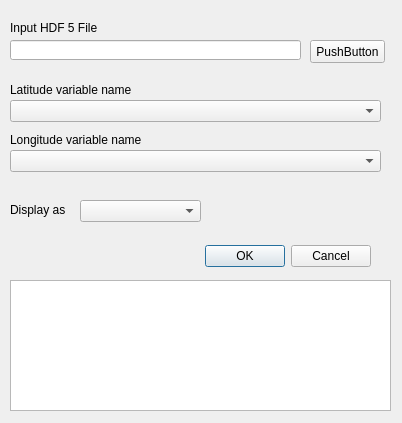
<?xml version="1.0" encoding="UTF-8"?>
<ui version="4.0">
 <class>Dialog</class>
 <widget class="QDialog" name="Dialog">
  <property name="geometry">
   <rect>
    <x>0</x>
    <y>0</y>
    <width>402</width>
    <height>423</height>
   </rect>
  </property>
  <property name="windowTitle">
   <string>Dialog</string>
  </property>
  <widget class="QDialogButtonBox" name="buttonBox">
   <property name="geometry">
    <rect>
     <x>30</x>
     <y>240</y>
     <width>341</width>
     <height>32</height>
    </rect>
   </property>
   <property name="orientation">
    <enum>Qt::Horizontal</enum>
   </property>
   <property name="standardButtons">
    <set>QDialogButtonBox::Cancel|QDialogButtonBox::Ok</set>
   </property>
  </widget>
  <widget class="QLineEdit" name="lineEdit">
   <property name="geometry">
    <rect>
     <x>10</x>
     <y>40</y>
     <width>291</width>
     <height>20</height>
    </rect>
   </property>
  </widget>
  <widget class="QPushButton" name="pushButton">
   <property name="geometry">
    <rect>
     <x>310</x>
     <y>40</y>
     <width>75</width>
     <height>23</height>
    </rect>
   </property>
   <property name="text">
    <string>PushButton</string>
   </property>
  </widget>
  <widget class="QComboBox" name="comboBox">
   <property name="geometry">
    <rect>
     <x>10</x>
     <y>100</y>
     <width>371</width>
     <height>22</height>
    </rect>
   </property>
  </widget>
  <widget class="QComboBox" name="comboBox_2">
   <property name="geometry">
    <rect>
     <x>10</x>
     <y>150</y>
     <width>371</width>
     <height>22</height>
    </rect>
   </property>
  </widget>
  <widget class="QComboBox" name="comboBox_3">
   <property name="geometry">
    <rect>
     <x>80</x>
     <y>200</y>
     <width>121</width>
     <height>22</height>
    </rect>
   </property>
  </widget>
  <widget class="QTextEdit" name="textEdit">
   <property name="geometry">
    <rect>
     <x>10</x>
     <y>280</y>
     <width>381</width>
     <height>131</height>
    </rect>
   </property>
  </widget>
  <widget class="QLabel" name="label">
   <property name="geometry">
    <rect>
     <x>10</x>
     <y>20</y>
     <width>191</width>
     <height>16</height>
    </rect>
   </property>
   <property name="text">
    <string>Input HDF 5 File</string>
   </property>
  </widget>
  <widget class="QLabel" name="label_2">
   <property name="geometry">
    <rect>
     <x>10</x>
     <y>80</y>
     <width>201</width>
     <height>20</height>
    </rect>
   </property>
   <property name="text">
    <string>Latitude variable name</string>
   </property>
  </widget>
  <widget class="QLabel" name="label_3">
   <property name="geometry">
    <rect>
     <x>10</x>
     <y>130</y>
     <width>211</width>
     <height>20</height>
    </rect>
   </property>
   <property name="text">
    <string>Longitude variable name</string>
   </property>
  </widget>
  <widget class="QLabel" name="label_4">
   <property name="geometry">
    <rect>
     <x>10</x>
     <y>200</y>
     <width>101</width>
     <height>20</height>
    </rect>
   </property>
   <property name="text">
    <string>Display as</string>
   </property>
  </widget>
 </widget>
 <resources/>
 <connections>
  <connection>
   <sender>buttonBox</sender>
   <signal>accepted()</signal>
   <receiver>Dialog</receiver>
   <slot>accept()</slot>
   <hints>
    <hint type="sourcelabel">
     <x>248</x>
     <y>254</y>
    </hint>
    <hint type="destinationlabel">
     <x>157</x>
     <y>274</y>
    </hint>
   </hints>
  </connection>
  <connection>
   <sender>buttonBox</sender>
   <signal>rejected()</signal>
   <receiver>Dialog</receiver>
   <slot>reject()</slot>
   <hints>
    <hint type="sourcelabel">
     <x>316</x>
     <y>260</y>
    </hint>
    <hint type="destinationlabel">
     <x>286</x>
     <y>274</y>
    </hint>
   </hints>
  </connection>
 </connections>
</ui>
